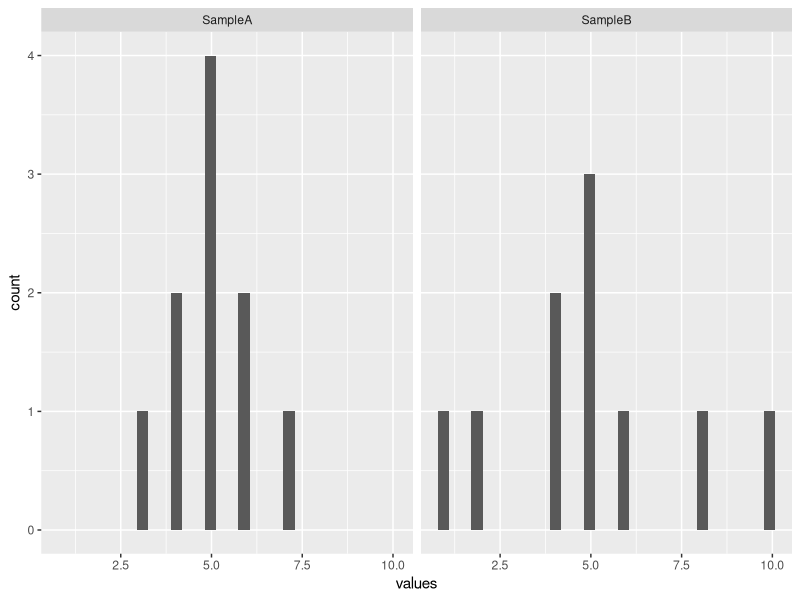
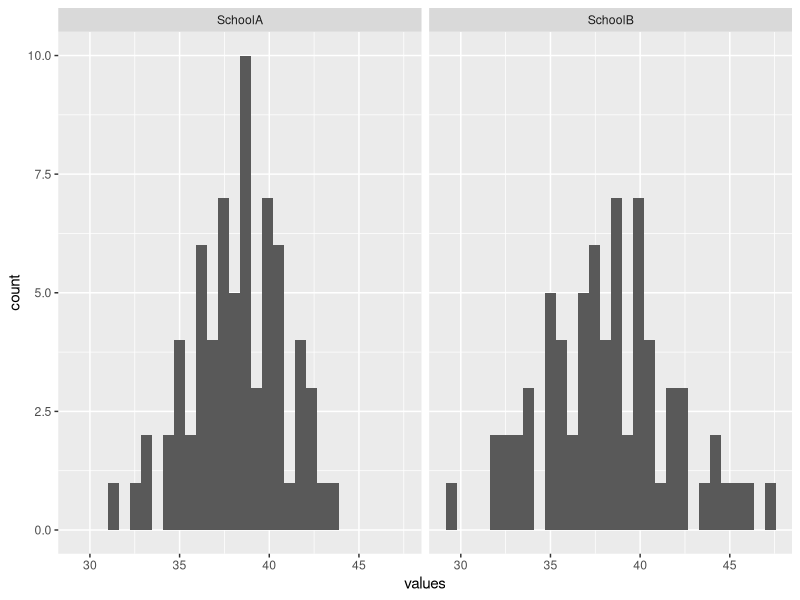
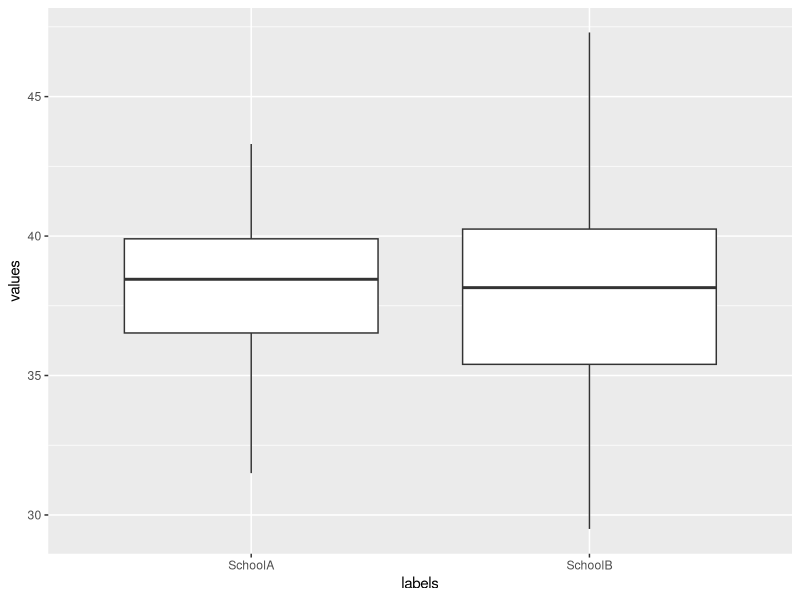

Write the R code that produced these figures, in order.
## ---- chunk 1
knitr::opts_chunk$set(echo = TRUE)
## ---- chunk 2
# p.13 のデータ
# <- で変数に10の数値を代入、cはconcatenateのc
A <- c(3, 4, 4, 5, 5, 5, 5, 6, 6, 7)
B <- c(1, 2, 4, 4, 5, 5, 5, 6, 8, 10)
# repはrepeat
# 問: rep("SampleA", 10) の意味は...?
df1 <- data.frame(
  values = c(A, B),
  labels = c(rep("SampleA", 10), rep("SampleB", 10))
)
## ---- chunk 3
# 最初の6行を見せて、という意味
head(df1, 6)
## ---- chunk 4
library(ggplot2)  # 可視化
# SampleAもSampleBも5あたりに中心があるけれど、
# ばらつきはSampleBの方が大きいですね。
ggplot(df1) +
  facet_wrap(. ~ labels) +
  geom_histogram(aes(x = values))
## ---- chunk 5
# https://whatalnk.github.io/stat-intro-by-r-tkd/Chap02.html
A <- c(
  43.3, 43.1, 42.6, 42.4, 42.2, 41.8, 41.7, 41.6, 41.5, 41.4,
  40.8, 40.6, 40.5, 40.4, 40.4, 40.3, 40.2, 39.9, 39.9, 39.8,
  39.7, 39.6, 39.6, 39.5, 39.4, 39.3, 38.9, 38.9, 38.8, 38.8,
  38.7, 38.7, 38.6, 38.6, 38.5, 38.4, 38.3, 38.2, 38.1, 38.1,
  37.6, 37.4, 37.1, 37.8, 37.6, 37.5, 37.4, 37.3, 37.2, 37.1,
  37.1, 36.6, 36.5, 36.5, 36.4, 36.3, 36.2, 36.1, 35.4, 35.3,
  35.2, 35.1, 35.1, 34.7, 34.3, 34.2, 33.2, 33.1, 32.7, 31.5
)
## ---- chunk 6
# https://whatalnk.github.io/stat-intro-by-r-tkd/Chap02.html
B <- c(
  47.3, 46.1, 45.6, 45.1, 44.5, 44.4, 43.7, 42.6, 42.5, 42.5,
  41.4, 41.8, 41.6, 41.5, 40.7, 40.5, 40.4, 40.3, 40.1, 40.1,
  39.9, 39.8, 39.7, 39.6, 39.6, 39.5, 39.4, 38.9, 38.8, 38.8,
  38.7, 38.7, 38.6, 38.4, 38.2, 38.1, 38.1, 37.8, 37.7, 37.5,
  37.5, 37.4, 37.3, 37.3, 37.1, 36.8, 36.8, 36.7, 36.6, 36.4,
  36.2, 35.4, 35.4, 35.4, 35.3, 35.2, 34.9, 34.8, 34.7, 34.7,
  33.9, 33.8, 33.7, 33.3, 33.1, 32.8, 32.5, 32.1, 31.7, 29.5
)
## ---- chunk 7
df2 <- data.frame(
  values = c(A, B),
  labels = c(rep("SchoolA", length(A)), rep("SchoolB", length(B)))
)
ggplot(df2) +
  facet_wrap(. ~ labels) +
  geom_histogram(aes(x = values))
## ---- chunk 8
X_A_bar = sum(A)/length(A)
X_A_bar
# 課題: `X_B_bar` を求めてみてください。
## ---- chunk 9
# X_B_bar
print(df2$labels=="SchoolB")
# [行,列]を真偽値で指定できる。
print(df2[df2$labels=="SchoolA",])
X_A = df2[df2$labels=="SchoolA", "values"]
X_A_bar = sum(X_A)/length(X_A)
X_A_bar
## ---- chunk 10
B <- c(1, 2, 4, 4, 5, 5, 5, 6, 8, 10)
sqrt(sum((mean(B) - B)^2)/9)
sd(B)

data = c(5.1, 7.4, 10.3, 9.2, 6.5, 6.1, 7.9, 8.4, 8.1, 9.4)
# 2.1
sqrt(var(data)) == sd(data)
sd(data)

# 2.2
n = length(data)
d.mean = sum(data)/n
d.mean

sqrt(sum((d.mean - data)^2) / (n-1))
## ---- chunk 11
ggplot(df2) +
  geom_boxplot(aes(x = labels, y=values))
## ---- chunk 12
X_A = df1[df1$labels=="SampleA", "values"]
n = length(X_A)
# 偏差和
sum(X_A - mean(X_A))  # ほぼ0
# 平方和(ただし、データの数だけ増えるし、単位が面積になっている)
sum((X_A - mean(X_A))^2)  # 式(2.2)
# 標本分散(まだ単位は面積)
sum((X_A - mean(X_A))^2)/(n-1)
# 標準偏差(平均的なばらつき)
sqrt(sum((X_A - mean(X_A))^2)/(n-1))
sd(X_A) == sqrt(sum((X_A - mean(X_A))^2)/(n-1))  # Rのsdはn-1バージョン
